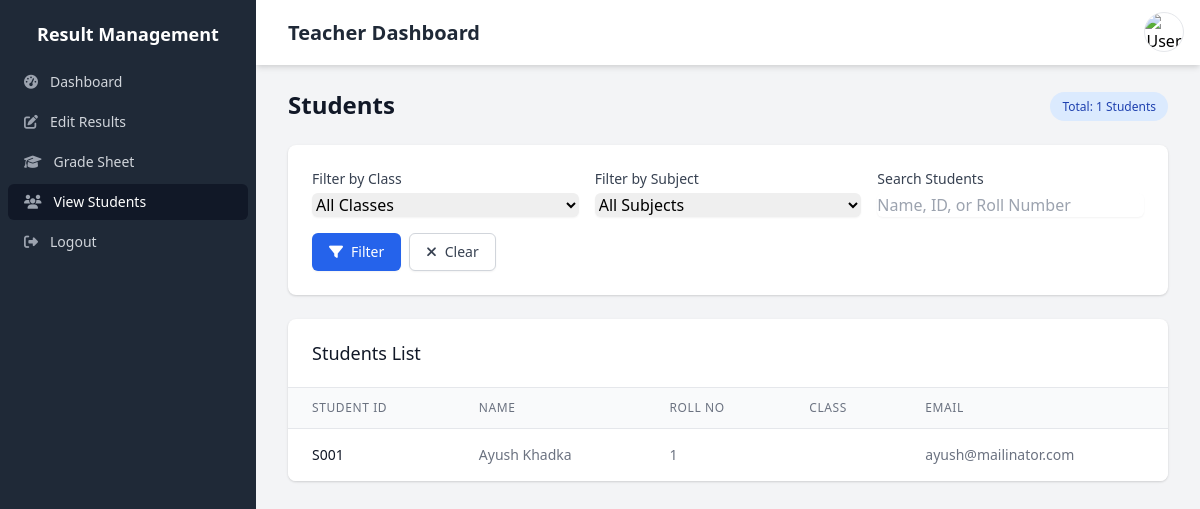
The page /Teacher/view_students.php (signed in) on the database as committed earlier.
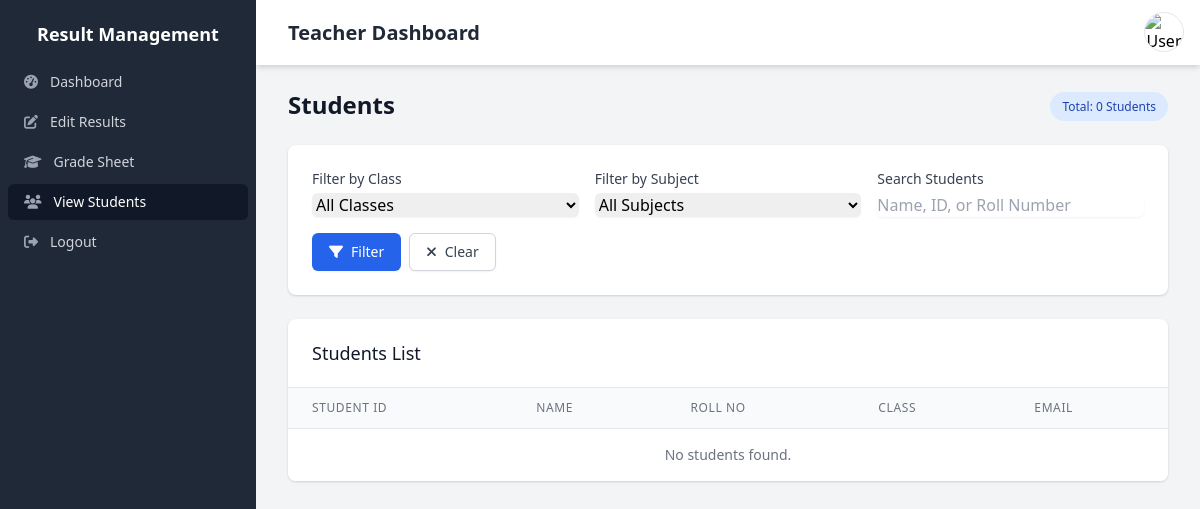
The same page on the database as committed later.
### tables this page shows
CREATE TABLE `students` (
  `student_id` varchar(20) NOT NULL,
  `user_id` int(11) NOT NULL,
  `roll_number` varchar(20) NOT NULL,
  `registration_number` varchar(30) NOT NULL,
  `class_id` int(11) DEFAULT NULL,
  `batch_year` year(4) NOT NULL,
  `date_of_birth` date DEFAULT NULL,
  `gender` enum('male','female','other') DEFAULT NULL,
  `address` text DEFAULT NULL,
  `phone` varchar(20) DEFAULT NULL,
  `parent_name` varchar(100) DEFAULT NULL,
  `parent_phone` varchar(20) DEFAULT NULL,
  `parent_email` varchar(100) DEFAULT NULL,
  `is_active` tinyint(1) NOT NULL DEFAULT 1,
  `created_at` timestamp NOT NULL DEFAULT current_timestamp(),
  `updated_at` timestamp NOT NULL DEFAULT current_timestamp() ON UPDATE current_timestamp(),
  `section_id` int(11) DEFAULT NULL
);

CREATE TABLE `users` (
  `user_id` int(11) NOT NULL,
  `username` varchar(50) NOT NULL,
  `password` varchar(255) NOT NULL,
  `full_name` varchar(100) NOT NULL,
  `email` varchar(100) NOT NULL,
  `gender` enum('male','female','other') DEFAULT NULL,
  `role` enum('admin','teacher','student') NOT NULL,
  `status` enum('active','inactive','pending','locked') DEFAULT 'active',
  `profile_image` varchar(255) DEFAULT NULL,
  `last_login` datetime DEFAULT NULL,
  `failed_login_attempts` int(11) NOT NULL DEFAULT 0,
  `last_failed_login` datetime DEFAULT NULL,
  `password_reset_token` varchar(100) DEFAULT NULL,
  `password_reset_expires` datetime DEFAULT NULL,
  `email_verified` tinyint(1) NOT NULL DEFAULT 0,
  `email_verification_token` varchar(100) DEFAULT NULL,
  `created_at` timestamp NOT NULL DEFAULT current_timestamp(),
  `updated_at` timestamp NOT NULL DEFAULT current_timestamp() ON UPDATE current_timestamp(),
  `phone` varchar(20) DEFAULT NULL,
  `address` varchar(255) DEFAULT NULL
);

### Teacher/view_students.php (the view, shortened to what the changed rows need)
<?php
include '../includes/db_connetc.php';
$teacher_id = $_SESSION['user_id'];
$teacher_record_id = '';
$stmt = $conn->prepare("SELECT teacher_id FROM teachers WHERE user_id = ?");
$stmt->bind_param("i", $teacher_id);
$stmt->execute();
$result = $stmt->get_result();
if ($row = $result->fetch_assoc()) {
    $teacher_record_id = $row['teacher_id'];
}
$class_filter = isset($_GET['class_id']) ? $_GET['class_id'] : '';
$show_all = isset($_GET['show_all']) ? $_GET['show_all'] : 'no';
if ($show_all == 'yes') {
    $query = "
        SELECT u.user_id, u.full_name, u.email, u.status, u.phone,
               s.student_id, s.roll_number, s.batch_year,
               c.class_id, CONCAT(c.class_name, ' ', c.section) as class_name
        FROM users u
        JOIN students s ON u.user_id = s.user_id
        LEFT JOIN classes c ON s.class_id = c.class_id
        WHERE u.role = 'student'
    ";
    $params = [];
    $types = "";
    if (!empty($class_filter)) {
        $query .= " AND c.class_id = ?";
        $params[] = $class_filter;
        $types .= "s";
    }
} else {
    $query = "
        SELECT DISTINCT u.user_id, u.full_name, u.email, u.status, u.phone,
               s.student_id, s.roll_number, s.batch_year,
               c.class_id, CONCAT(c.class_name, ' ', c.section) as class_name
        FROM users u
        JOIN students s ON u.user_id = s.user_id
        JOIN classes c ON s.class_id = c.class_id
        JOIN teachersubjects ts ON c.class_id = ts.class_id
        WHERE u.role = 'student' AND ts.teacher_id = ?
    ";
    $params = [$teacher_record_id];
    $types = "s";
}
$query .= " ORDER BY c.class_name, s.roll_number";
$stmt = $conn->prepare($query);
if (!empty($types)) {
    $stmt->bind_param($types, ...$params);
}
$stmt->execute();
$result = $stmt->get_result();
$students = [];
while ($row = $result->fetch_assoc()) {
    $students[] = $row;
}
?>
<!DOCTYPE html>
<html lang="en">
<head>
    <link href="../css/tailwind.css" rel="stylesheet">
    <link rel="stylesheet" href="https://cdnjs.cloudflare.com/ajax/libs/font-awesome/6.4.0/css/all.min.css">
</head>
<body class="bg-gray-100">
    <div class="flex h-screen overflow-hidden">
        <?php include 'includes/teacher_sidebar.php'; ?>
        <div class="flex flex-col flex-1 w-0 overflow-hidden">
            <?php include 'includes/teacher_topbar.php'; ?>
            <main class="flex-1 relative overflow-y-auto focus:outline-none">
                <div class="py-6">
                    <div class="max-w-7xl mx-auto px-4 sm:px-6 md:px-8">
                        <div class="flex flex-col md:flex-row md:items-center md:justify-between mb-6">
                            <h1 class="text-2xl font-semibold text-gray-900">Students</h1>
                            <div class="mt-4 md:mt-0">
                                <span class="bg-blue-100 text-blue-800 text-xs font-medium px-3 py-1.5 rounded-full">
                                    Total: <?php echo count($students); ?> Students
                                </span>
                            </div>
                        </div>
                        <div class="bg-white shadow rounded-lg overflow-hidden">
                            <div class="overflow-x-auto">
                                <table class="min-w-full divide-y divide-gray-200">
                                    <thead class="bg-gray-50">
                                        <tr>
                                            <th scope="col" class="px-6 py-3 text-left text-xs font-medium text-gray-500 uppercase tracking-wider">Student ID</th>
                                            <th scope="col" class="px-6 py-3 text-left text-xs font-medium text-gray-500 uppercase tracking-wider">Name</th>
                                            <th scope="col" class="px-6 py-3 text-left text-xs font-medium text-gray-500 uppercase tracking-wider">Roll No</th>
                                            <th scope="col" class="px-6 py-3 text-left text-xs font-medium text-gray-500 uppercase tracking-wider">Class</th>
                                            <th scope="col" class="px-6 py-3 text-left text-xs font-medium text-gray-500 uppercase tracking-wider">Email</th>
                                        </tr>
                                    </thead>
                                    <tbody class="bg-white divide-y divide-gray-200">
                                        <?php if (empty($students)): ?>
                                            <tr>
                                                <td colspan="5" class="px-6 py-4 text-center text-sm text-gray-500">No students found.</td>
                                            </tr>
                                        <?php else: ?>
                                            <?php foreach ($students as $student): ?>
                                                <tr>
                                                    <td class="px-6 py-4 whitespace-nowrap text-sm font-medium text-gray-900"><?php echo htmlspecialchars($student['student_id']); ?></td>
                                                    <td class="px-6 py-4 whitespace-nowrap text-sm text-gray-500"><?php echo htmlspecialchars($student['full_name']); ?></td>
                                                    <td class="px-6 py-4 whitespace-nowrap text-sm text-gray-500"><?php echo htmlspecialchars($student['roll_number']); ?></td>
                                                    <td class="px-6 py-4 whitespace-nowrap text-sm text-gray-500"><?php echo htmlspecialchars($student['class_name']); ?></td>
                                                    <td class="px-6 py-4 whitespace-nowrap text-sm text-gray-500"><?php echo htmlspecialchars($student['email']); ?></td>
                                                </tr>
                                            <?php endforeach; ?>
                                        <?php endif; ?>
                                    </tbody>
                                </table>
                            </div>
                        </div>
                    </div>
                </div>
            </main>
        </div>
    </div>
</body>
</html>

Rows that differ between the two databases and show on the page:
no longer on this page (row edited): students: student_id "S001", user.full_name "Ayush Khadka", roll_number "1", user.email "ayush@mailinator.com"
Other text that changed with them:
count($students): "1" → "0"
text now shown: "No students found."
